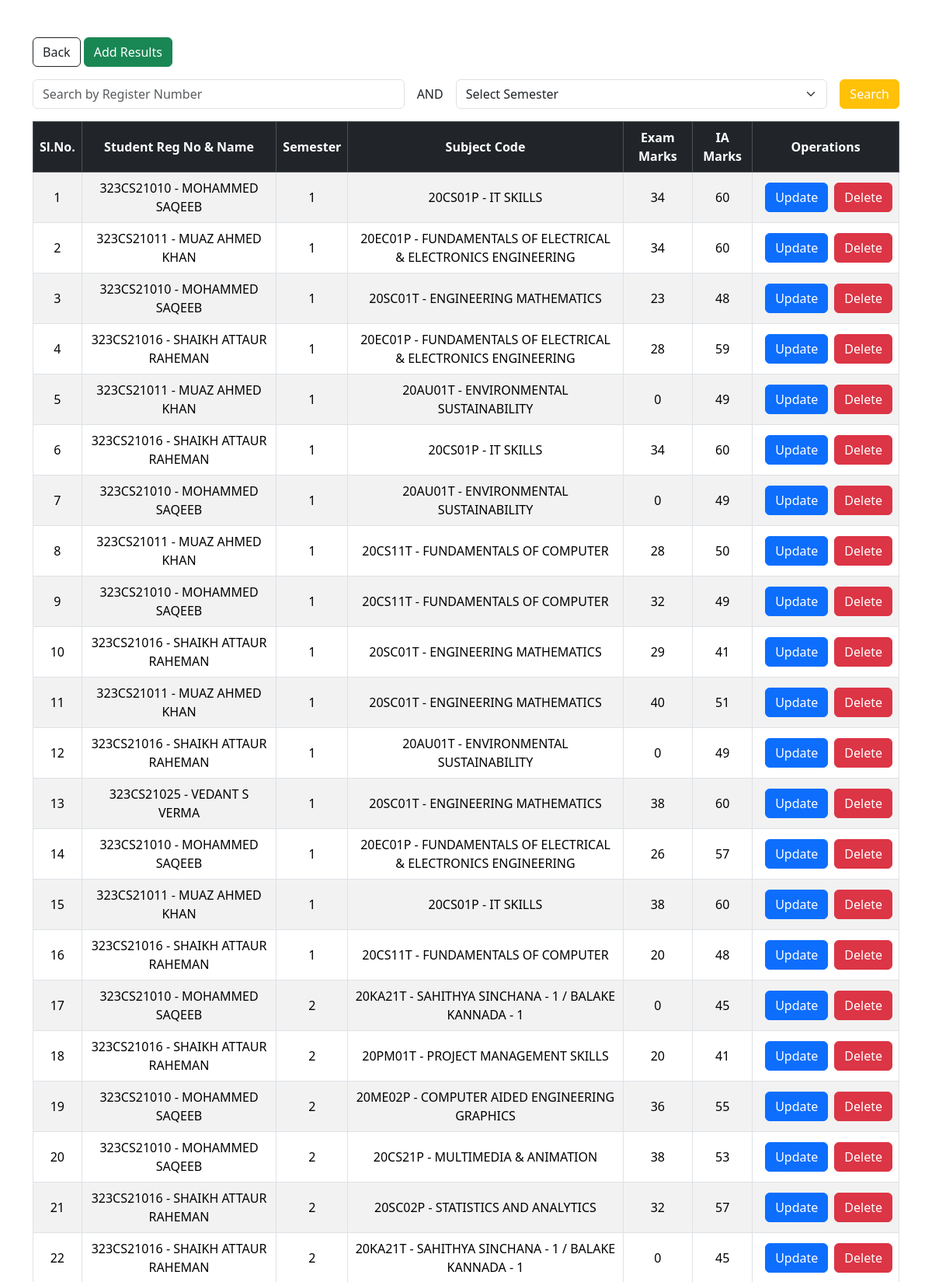
Screenshot of /bte/AdminDashboard/MResults.php (signed in, upper part) with the database file from the repository.
### tables this page shows
CREATE TABLE results (
  result_id int(11) NOT NULL,
  register_number varchar(12) DEFAULT NULL,
  semester_id int(11) DEFAULT NULL,
  subject_code varchar(20) DEFAULT NULL,
  exam_marks int(5) DEFAULT NULL,
  ia_marks int(5) DEFAULT NULL
);

CREATE TABLE `students` (
  `register_number` varchar(12) NOT NULL,
  `student_name` varchar(255) NOT NULL,
  `father_name` varchar(255) DEFAULT NULL,
  `branch_id` varchar(5) DEFAULT NULL,
  `institute_id` int(5) DEFAULT NULL
);

CREATE TABLE `subjects` (
  `subject_code` varchar(20) NOT NULL,
  `subject_name` varchar(255) NOT NULL
);

### bte/AdminDashboard/MResults.php (the view, shortened to what this page needs)
<?php
include "../AdminDashboard/Backend/connectdb.php";
$search_register_number = '';
?>
<!DOCTYPE html>
<html lang="en">
<head>
    <link href="https://cdn.jsdelivr.net/npm/bootstrap@5.3.2/dist/css/bootstrap.min.css" rel="stylesheet">
</head>
<body>
    <div class="container my-5">
        <a href="../AdminDashboard/Dashboard.php" class="btn btn-outline-dark">Back</a>
        <a href="./Forms/AddResults.php" class="btn btn-success">Add Results</a>
        <form method="POST" class="mt-3" id="searchForm">
            <div class="row g-3">
                <div class="col-md">
                    <input type="text" class="form-control" placeholder="Search by Register Number" name="register_number" id="registerNumberInput" value="<?php echo $search_register_number; ?>">
                </div>
                <div class="col-auto align-self-center">
                    <p class="m-0">AND</p>
                </div>
                <div class="col-md">
                    <select class="form-select" name="semester_id" id="semesterIdInput">
                        <option value="">Select Semester</option>
                    </select>
                </div>
                <div class="col-md-auto">
                    <button class="btn btn-warning text-white w-100" type="submit" name="search">Search</button>
                </div>
            </div>
        </form>
        <div class="table-responsive mt-3">
            <table class="table table-striped table-bordered table-hover">
                <thead>
                    <tr class="text-center align-middle table-dark">
                        <th scope="col">Sl.No.</th>
                        <th scope="col">Student Reg No & Name</th>
                        <th scope="col">Semester</th>
                        <th scope="col">Subject Code</th>
                        <th scope="col">Exam Marks</th>
                        <th scope="col">IA Marks</th>
                        <th scope="col">Operations</th>
                    </tr>
                </thead>
                <tbody>
                    <?php
                    $sql = "SELECT r.register_number, s.student_name, r.semester_id, r.subject_code, r.exam_marks, r.ia_marks, sub.subject_name
                    FROM results r
                    INNER JOIN students s ON r.register_number = s.register_number
                    INNER JOIN subjects sub ON r.subject_code = sub.subject_code";
                    $sql .= " ORDER BY r.semester_id ASC";
                    $result = mysqli_query($conn, $sql);
                    if ($result) {
                        $serial_number = 1;
                        while ($row = mysqli_fetch_assoc($result)) {
                            $register_number = $row['register_number'];
                            $student_name = $row['student_name'];
                            $semester_id = $row['semester_id'];
                            $subject_code = $row['subject_code'];
                            $subject_name = $row['subject_name'];
                            $exam_marks = $row['exam_marks'];
                            $ia_marks = $row['ia_marks'];
                            echo '<tr class="align-middle text-center">';
                            echo '<td>' . $serial_number . '</td>';
                            echo '<td>' . $register_number . ' - ' . $student_name . '</td>';
                            echo '<td>' . $semester_id . '</td>';
                            echo '<td>' . $subject_code . ' - ' . $subject_name . '</td>';
                            echo '<td>' . $exam_marks . '</td>';
                            echo '<td>' . $ia_marks . '</td>';
                            echo '<td>';
                            echo '<div class="d-inline-flex">';
                            echo '<a href="../AdminDashboard/Forms/UpdateResult.php?updateresultwithregno=' . $register_number . '&updateresultwithscode=' . $subject_code . '" class="btn btn-primary mx-2">Update</a>';
                            echo '<a href="../AdminDashboard/Backend/delete.php?deleteresultwithregno=' . $register_number . '&deleteresultwithscode=' . $subject_code . '" class="btn btn-danger">Delete</a>';
                            echo '</div>';
                            echo '</td>';
                            echo '</tr>';
                            $serial_number++;
                        }
                    }
                    ?>
                </tbody>
            </table>
        </div>
    </div>
</body>
</html>

### rows the page displays
results: register_number "323CS21010", register_number.student_name "MOHAMMED SAQEEB", semester "1", subject_code "20CS01P", subject_code.subject_name "IT SKILLS", exam_marks "34", ia_marks "60"
results: register_number "323CS21011", register_number.student_name "MUAZ AHMED KHAN", semester "1", subject_code "20EC01P", subject_code.subject_name "FUNDAMENTALS OF ELECTRICAL & ELECTRONICS ENGINEERING", exam_marks "34", ia_marks "60"
results: register_number "323CS21010", register_number.student_name "MOHAMMED SAQEEB", semester "1", subject_code "20SC01T", subject_code.subject_name "ENGINEERING MATHEMATICS", exam_marks "23", ia_marks "48"
results: register_number "323CS21016", register_number.student_name "SHAIKH ATTAUR RAHEMAN", semester "1", subject_code "20EC01P", subject_code.subject_name "FUNDAMENTALS OF ELECTRICAL & ELECTRONICS ENGINEERING", exam_marks "28", ia_marks "59"
results: register_number "323CS21011", register_number.student_name "MUAZ AHMED KHAN", semester "1", subject_code "20AU01T", subject_code.subject_name "ENVIRONMENTAL SUSTAINABILITY", exam_marks "0", ia_marks "49"
results: register_number "323CS21016", register_number.student_name "SHAIKH ATTAUR RAHEMAN", semester "1", subject_code "20CS01P", subject_code.subject_name "IT SKILLS", exam_marks "34", ia_marks "60"
results: register_number "323CS21010", register_number.student_name "MOHAMMED SAQEEB", semester "1", subject_code "20AU01T", subject_code.subject_name "ENVIRONMENTAL SUSTAINABILITY", exam_marks "0", ia_marks "49"
results: register_number "323CS21011", register_number.student_name "MUAZ AHMED KHAN", semester "1", subject_code "20CS11T", subject_code.subject_name "FUNDAMENTALS OF COMPUTER", exam_marks "28", ia_marks "50"
results: register_number "323CS21010", register_number.student_name "MOHAMMED SAQEEB", semester "1", subject_code "20CS11T", subject_code.subject_name "FUNDAMENTALS OF COMPUTER", exam_marks "32", ia_marks "49"
results: register_number "323CS21016", register_number.student_name "SHAIKH ATTAUR RAHEMAN", semester "1", subject_code "20SC01T", subject_code.subject_name "ENGINEERING MATHEMATICS", exam_marks "29", ia_marks "41"
results: register_number "323CS21011", register_number.student_name "MUAZ AHMED KHAN", semester "1", subject_code "20SC01T", subject_code.subject_name "ENGINEERING MATHEMATICS", exam_marks "40", ia_marks "51"
results: register_number "323CS21016", register_number.student_name "SHAIKH ATTAUR RAHEMAN", semester "1", subject_code "20AU01T", subject_code.subject_name "ENVIRONMENTAL SUSTAINABILITY", exam_marks "0", ia_marks "49"
results: register_number "323CS21025", register_number.student_name "VEDANT S VERMA", semester "1", subject_code "20SC01T", subject_code.subject_name "ENGINEERING MATHEMATICS", exam_marks "38", ia_marks "60"
results: register_number "323CS21010", register_number.student_name "MOHAMMED SAQEEB", semester "1", subject_code "20EC01P", subject_code.subject_name "FUNDAMENTALS OF ELECTRICAL & ELECTRONICS ENGINEERING", exam_marks "26", ia_marks "57"
results: register_number "323CS21011", register_number.student_name "MUAZ AHMED KHAN", semester "1", subject_code "20CS01P", subject_code.subject_name "IT SKILLS", exam_marks "38", ia_marks "60"
results: register_number "323CS21016", register_number.student_name "SHAIKH ATTAUR RAHEMAN", semester "1", subject_code "20CS11T", subject_code.subject_name "FUNDAMENTALS OF COMPUTER", exam_marks "20", ia_marks "48"
results: register_number "323CS21010", register_number.student_name "MOHAMMED SAQEEB", semester "2", subject_code "20KA21T", subject_code.subject_name "SAHITHYA SINCHANA - 1 / BALAKE KANNADA - 1", exam_marks "0", ia_marks "45"
results: register_number "323CS21016", register_number.student_name "SHAIKH ATTAUR RAHEMAN", semester "2", subject_code "20PM01T", subject_code.subject_name "PROJECT MANAGEMENT SKILLS", exam_marks "20", ia_marks "41"
results: register_number "323CS21010", register_number.student_name "MOHAMMED SAQEEB", semester "2", subject_code "20ME02P", subject_code.subject_name "COMPUTER AIDED ENGINEERING GRAPHICS", exam_marks "36", ia_marks "55"
results: register_number "323CS21010", register_number.student_name "MOHAMMED SAQEEB", semester "2", subject_code "20CS21P", subject_code.subject_name "MULTIMEDIA & ANIMATION", exam_marks "38", ia_marks "53"
results: register_number "323CS21016", register_number.student_name "SHAIKH ATTAUR RAHEMAN", semester "2", subject_code "20SC02P", subject_code.subject_name "STATISTICS AND ANALYTICS", exam_marks "32", ia_marks "57"
results: register_number "323CS21016", register_number.student_name "SHAIKH ATTAUR RAHEMAN", semester "2", subject_code "20KA21T", subject_code.subject_name "SAHITHYA SINCHANA - 1 / BALAKE KANNADA - 1", exam_marks "0", ia_marks "45"
